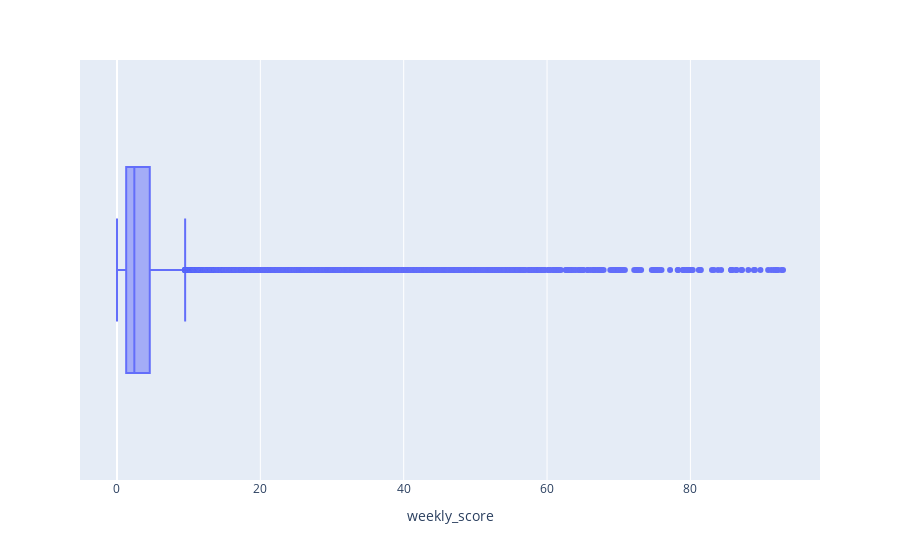

The code cell stored with this chart in its notebook:
### Code cell
px.box(selected_df, x='weekly_score')

### Figure 1 — Plotly figure (JSON) as saved in the notebook; plotly's stock layout.template omitted (floating-point values rounded to 4 significant figures; data arrays with more than 128 entries replaced by an {"elided": "..."} marker saying what was removed)
{"data": [{"alignmentgroup": "True", "hovertemplate": "weekly_score=%{x}<extra></extra>", "legendgroup": "", "marker": {"color": "#636efa"}, "name": "", "notched": false, "offsetgroup": "", "orientation": "h", "showlegend": false, "type": "box", "x": {"elided": "70996 float values"}, "x0": " ", "xaxis": "x", "y0": " ", "yaxis": "y"}], "layout": {"boxmode": "group", "legend": {"tracegroupgap": 0}, "margin": {"t": 60}, "xaxis": {"anchor": "y", "domain": [0, 1], "title": {"text": "weekly_score"}}, "yaxis": {"anchor": "x", "domain": [0, 1]}}}
